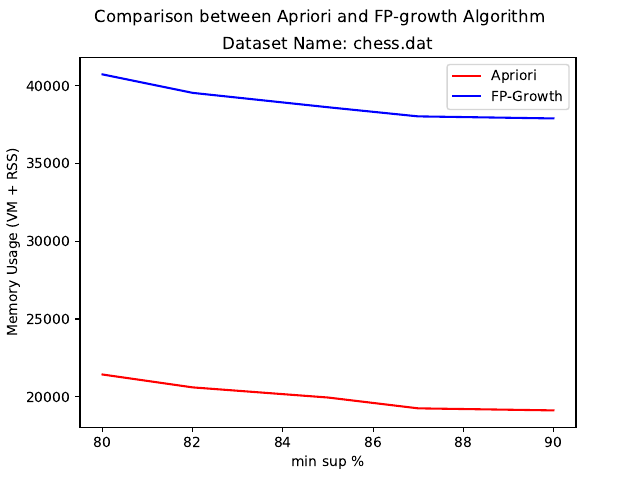

Reproduce this figure in Python.
from matplotlib import pyplot as plt
import numpy as np


###tobechanged
x = [80,82,85,87,90]
Apriori = [21432,20604,19952,19256,19124]
FP_growth = [40732,39544,38620,38032,37900]

plt.plot(x, Apriori, color='r', label='Apriori')
plt.plot(x, FP_growth, color='b', label='FP-Growth')

plt.ylabel('Memory Usage (VM + RSS)')
plt.xlabel('min sup %')


plt.suptitle('Comparison between Apriori and FP-growth Algorithm')
plt.title('Dataset Name: chess.dat')
plt.legend(loc='upper right')

# plt.yscale('log',basey = 2)

###tobechanged
plt.savefig('chess_mem.pdf')
plt.savefig('chess_mem.png')

# plt.yticks(Apriori+FP_growth,Apriori+FP_growth)
plt.xticks(x,x)



plt.show()